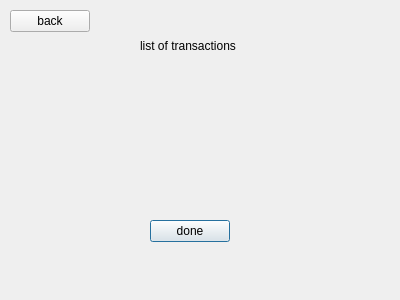
<?xml version="1.0" encoding="UTF-8"?>
<ui version="4.0">
 <class>listoftransactions</class>
 <widget class="QDialog" name="listoftransactions">
  <property name="geometry">
   <rect>
    <x>0</x>
    <y>0</y>
    <width>400</width>
    <height>300</height>
   </rect>
  </property>
  <property name="windowTitle">
   <string>Dialog</string>
  </property>
  <widget class="QPushButton" name="pushButton">
   <property name="geometry">
    <rect>
     <x>150</x>
     <y>220</y>
     <width>80</width>
     <height>22</height>
    </rect>
   </property>
   <property name="text">
    <string>done</string>
   </property>
  </widget>
  <widget class="QPushButton" name="pushButton_2">
   <property name="geometry">
    <rect>
     <x>10</x>
     <y>10</y>
     <width>80</width>
     <height>22</height>
    </rect>
   </property>
   <property name="text">
    <string>back</string>
   </property>
  </widget>
  <widget class="QLabel" name="label">
   <property name="geometry">
    <rect>
     <x>140</x>
     <y>20</y>
     <width>121</width>
     <height>51</height>
    </rect>
   </property>
   <property name="text">
    <string>list of transactions </string>
   </property>
  </widget>
 </widget>
 <resources/>
 <connections/>
</ui>
